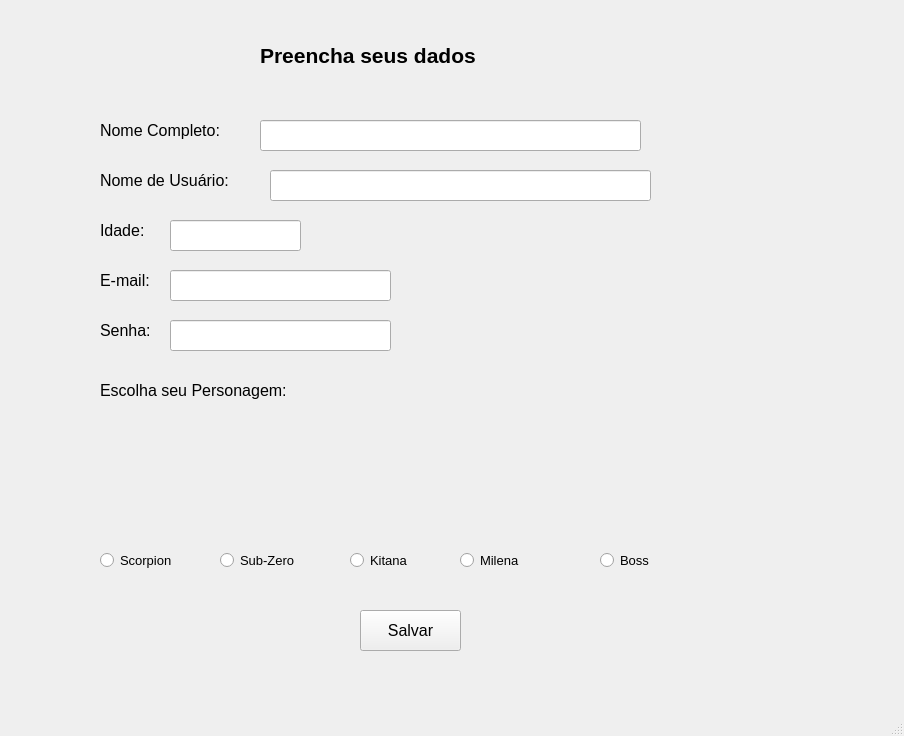
<?xml version="1.0" encoding="UTF-8"?>
<ui version="4.0">
 <class>MainWindow</class>
 <widget class="QMainWindow" name="MainWindow">
  <property name="geometry">
   <rect>
    <x>0</x>
    <y>0</y>
    <width>904</width>
    <height>736</height>
   </rect>
  </property>
  <property name="windowTitle">
   <string>MainWindow</string>
  </property>
  <widget class="QWidget" name="centralwidget">
   <widget class="QLabel" name="label">
    <property name="geometry">
     <rect>
      <x>260</x>
      <y>40</y>
      <width>291</width>
      <height>31</height>
     </rect>
    </property>
    <property name="font">
     <font>
      <pointsize>16</pointsize>
      <weight>75</weight>
      <bold>true</bold>
     </font>
    </property>
    <property name="text">
     <string>Preencha seus dados</string>
    </property>
   </widget>
   <widget class="QLabel" name="label_2">
    <property name="geometry">
     <rect>
      <x>100</x>
      <y>120</y>
      <width>151</width>
      <height>21</height>
     </rect>
    </property>
    <property name="font">
     <font>
      <pointsize>12</pointsize>
     </font>
    </property>
    <property name="text">
     <string>Nome Completo:</string>
    </property>
   </widget>
   <widget class="QLineEdit" name="lineEdit_nome_completo">
    <property name="geometry">
     <rect>
      <x>260</x>
      <y>120</y>
      <width>381</width>
      <height>31</height>
     </rect>
    </property>
   </widget>
   <widget class="QLabel" name="label_3">
    <property name="geometry">
     <rect>
      <x>100</x>
      <y>170</y>
      <width>161</width>
      <height>21</height>
     </rect>
    </property>
    <property name="font">
     <font>
      <pointsize>12</pointsize>
     </font>
    </property>
    <property name="text">
     <string>Nome de Usuário:</string>
    </property>
   </widget>
   <widget class="QLineEdit" name="lineEdit_nome_usuario">
    <property name="geometry">
     <rect>
      <x>270</x>
      <y>170</y>
      <width>381</width>
      <height>31</height>
     </rect>
    </property>
   </widget>
   <widget class="QLabel" name="label_4">
    <property name="geometry">
     <rect>
      <x>100</x>
      <y>220</y>
      <width>61</width>
      <height>21</height>
     </rect>
    </property>
    <property name="font">
     <font>
      <pointsize>12</pointsize>
     </font>
    </property>
    <property name="text">
     <string>Idade:</string>
    </property>
   </widget>
   <widget class="QLineEdit" name="lineEdit_idade">
    <property name="geometry">
     <rect>
      <x>170</x>
      <y>220</y>
      <width>131</width>
      <height>31</height>
     </rect>
    </property>
   </widget>
   <widget class="QLabel" name="label_5">
    <property name="geometry">
     <rect>
      <x>100</x>
      <y>270</y>
      <width>61</width>
      <height>21</height>
     </rect>
    </property>
    <property name="font">
     <font>
      <pointsize>12</pointsize>
     </font>
    </property>
    <property name="text">
     <string>E-mail:</string>
    </property>
   </widget>
   <widget class="QLineEdit" name="lineEdit_email">
    <property name="geometry">
     <rect>
      <x>170</x>
      <y>270</y>
      <width>221</width>
      <height>31</height>
     </rect>
    </property>
   </widget>
   <widget class="QLabel" name="label_6">
    <property name="geometry">
     <rect>
      <x>100</x>
      <y>320</y>
      <width>61</width>
      <height>21</height>
     </rect>
    </property>
    <property name="font">
     <font>
      <pointsize>12</pointsize>
     </font>
    </property>
    <property name="text">
     <string>Senha:</string>
    </property>
   </widget>
   <widget class="QLineEdit" name="lineEdit_senha">
    <property name="geometry">
     <rect>
      <x>170</x>
      <y>320</y>
      <width>221</width>
      <height>31</height>
     </rect>
    </property>
    <property name="echoMode">
     <enum>QLineEdit::Password</enum>
    </property>
   </widget>
   <widget class="QLabel" name="label_7">
    <property name="geometry">
     <rect>
      <x>100</x>
      <y>380</y>
      <width>231</width>
      <height>21</height>
     </rect>
    </property>
    <property name="font">
     <font>
      <pointsize>12</pointsize>
     </font>
    </property>
    <property name="text">
     <string>Escolha seu Personagem:</string>
    </property>
   </widget>
   <widget class="QLabel" name="label_8">
    <property name="geometry">
     <rect>
      <x>100</x>
      <y>440</y>
      <width>101</width>
      <height>91</height>
     </rect>
    </property>
    <property name="text">
     <string/>
    </property>
    <property name="pixmap">
     <pixmap>imagens/scorpion.png</pixmap>
    </property>
    <property name="scaledContents">
     <bool>true</bool>
    </property>
   </widget>
   <widget class="QLabel" name="label_9">
    <property name="geometry">
     <rect>
      <x>220</x>
      <y>440</y>
      <width>101</width>
      <height>91</height>
     </rect>
    </property>
    <property name="text">
     <string/>
    </property>
    <property name="pixmap">
     <pixmap>imagens/sub.png</pixmap>
    </property>
    <property name="scaledContents">
     <bool>true</bool>
    </property>
   </widget>
   <widget class="QLabel" name="label_10">
    <property name="geometry">
     <rect>
      <x>340</x>
      <y>440</y>
      <width>101</width>
      <height>91</height>
     </rect>
    </property>
    <property name="text">
     <string/>
    </property>
    <property name="pixmap">
     <pixmap>imagens/kitana.png</pixmap>
    </property>
    <property name="scaledContents">
     <bool>true</bool>
    </property>
   </widget>
   <widget class="QLabel" name="label_11">
    <property name="geometry">
     <rect>
      <x>460</x>
      <y>440</y>
      <width>101</width>
      <height>91</height>
     </rect>
    </property>
    <property name="text">
     <string/>
    </property>
    <property name="pixmap">
     <pixmap>imagens/milena.png</pixmap>
    </property>
    <property name="scaledContents">
     <bool>true</bool>
    </property>
   </widget>
   <widget class="QLabel" name="label_12">
    <property name="geometry">
     <rect>
      <x>580</x>
      <y>440</y>
      <width>101</width>
      <height>91</height>
     </rect>
    </property>
    <property name="text">
     <string/>
    </property>
    <property name="pixmap">
     <pixmap>imagens/secreto.png</pixmap>
    </property>
    <property name="scaledContents">
     <bool>true</bool>
    </property>
   </widget>
   <widget class="QRadioButton" name="radioButton_scorpion">
    <property name="geometry">
     <rect>
      <x>100</x>
      <y>550</y>
      <width>95</width>
      <height>20</height>
     </rect>
    </property>
    <property name="font">
     <font>
      <pointsize>10</pointsize>
     </font>
    </property>
    <property name="text">
     <string>Scorpion</string>
    </property>
   </widget>
   <widget class="QRadioButton" name="radioButton_sub">
    <property name="geometry">
     <rect>
      <x>220</x>
      <y>550</y>
      <width>95</width>
      <height>20</height>
     </rect>
    </property>
    <property name="font">
     <font>
      <pointsize>10</pointsize>
     </font>
    </property>
    <property name="text">
     <string>Sub-Zero</string>
    </property>
   </widget>
   <widget class="QRadioButton" name="radioButton_kitana">
    <property name="geometry">
     <rect>
      <x>350</x>
      <y>550</y>
      <width>81</width>
      <height>20</height>
     </rect>
    </property>
    <property name="font">
     <font>
      <pointsize>10</pointsize>
     </font>
    </property>
    <property name="text">
     <string>Kitana</string>
    </property>
   </widget>
   <widget class="QRadioButton" name="radioButton_milena">
    <property name="geometry">
     <rect>
      <x>460</x>
      <y>550</y>
      <width>81</width>
      <height>20</height>
     </rect>
    </property>
    <property name="font">
     <font>
      <pointsize>10</pointsize>
     </font>
    </property>
    <property name="text">
     <string>Milena</string>
    </property>
   </widget>
   <widget class="QRadioButton" name="radioButton_secreto">
    <property name="geometry">
     <rect>
      <x>600</x>
      <y>550</y>
      <width>61</width>
      <height>20</height>
     </rect>
    </property>
    <property name="font">
     <font>
      <pointsize>10</pointsize>
     </font>
    </property>
    <property name="text">
     <string>Boss</string>
    </property>
   </widget>
   <widget class="QPushButton" name="pushButton_salvar">
    <property name="geometry">
     <rect>
      <x>360</x>
      <y>610</y>
      <width>101</width>
      <height>41</height>
     </rect>
    </property>
    <property name="font">
     <font>
      <pointsize>12</pointsize>
     </font>
    </property>
    <property name="text">
     <string>Salvar</string>
    </property>
   </widget>
  </widget>
  <widget class="QMenuBar" name="menubar">
   <property name="geometry">
    <rect>
     <x>0</x>
     <y>0</y>
     <width>904</width>
     <height>26</height>
    </rect>
   </property>
  </widget>
  <widget class="QStatusBar" name="statusbar"/>
 </widget>
 <resources/>
 <connections/>
</ui>
